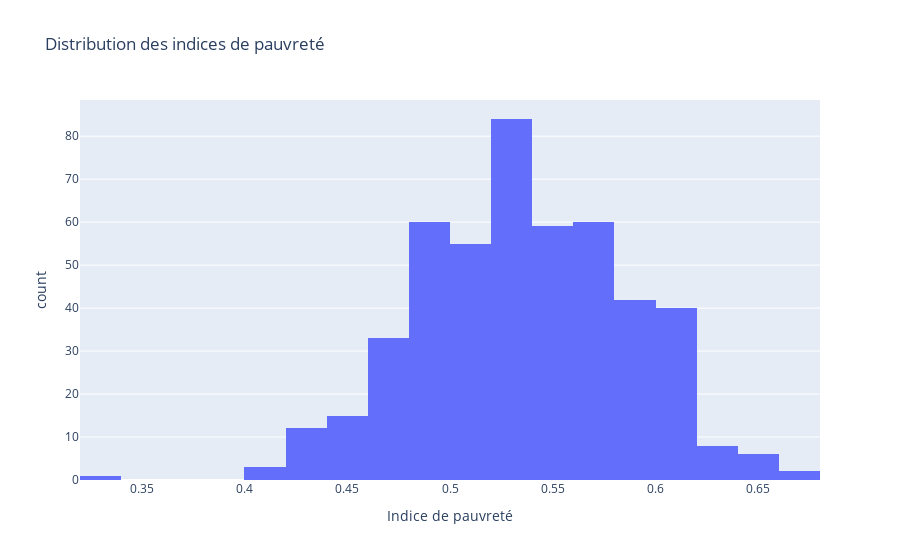

Source (notebook cell):
### Code cell
fig = px.histogram(
    df,
    x="poverty_index",
    nbins=30,
    title="Distribution des indices de pauvreté",
    labels={"poverty_index": "Indice de pauvreté"}
)
fig.show()

### Figure 1 — Plotly figure (JSON) as saved in the notebook; plotly's stock layout.template omitted (floating-point values rounded to 4 significant figures; data arrays with more than 128 entries replaced by an {"elided": "..."} marker saying what was removed)
{"data": [{"alignmentgroup": "True", "bingroup": "x", "hovertemplate": "Indice de pauvreté=%{x}<br>count=%{y}<extra></extra>", "legendgroup": "", "marker": {"color": "#636efa", "pattern": {"shape": ""}}, "name": "", "nbinsx": 30, "offsetgroup": "", "orientation": "v", "showlegend": false, "type": "histogram", "x": {"elided": "1125 float values"}, "xaxis": "x", "yaxis": "y"}], "layout": {"barmode": "relative", "legend": {"tracegroupgap": 0}, "title": {"text": "Distribution des indices de pauvreté"}, "xaxis": {"anchor": "y", "domain": [0, 1], "title": {"text": "Indice de pauvreté"}}, "yaxis": {"anchor": "x", "domain": [0, 1], "title": {"text": "count"}}}}
